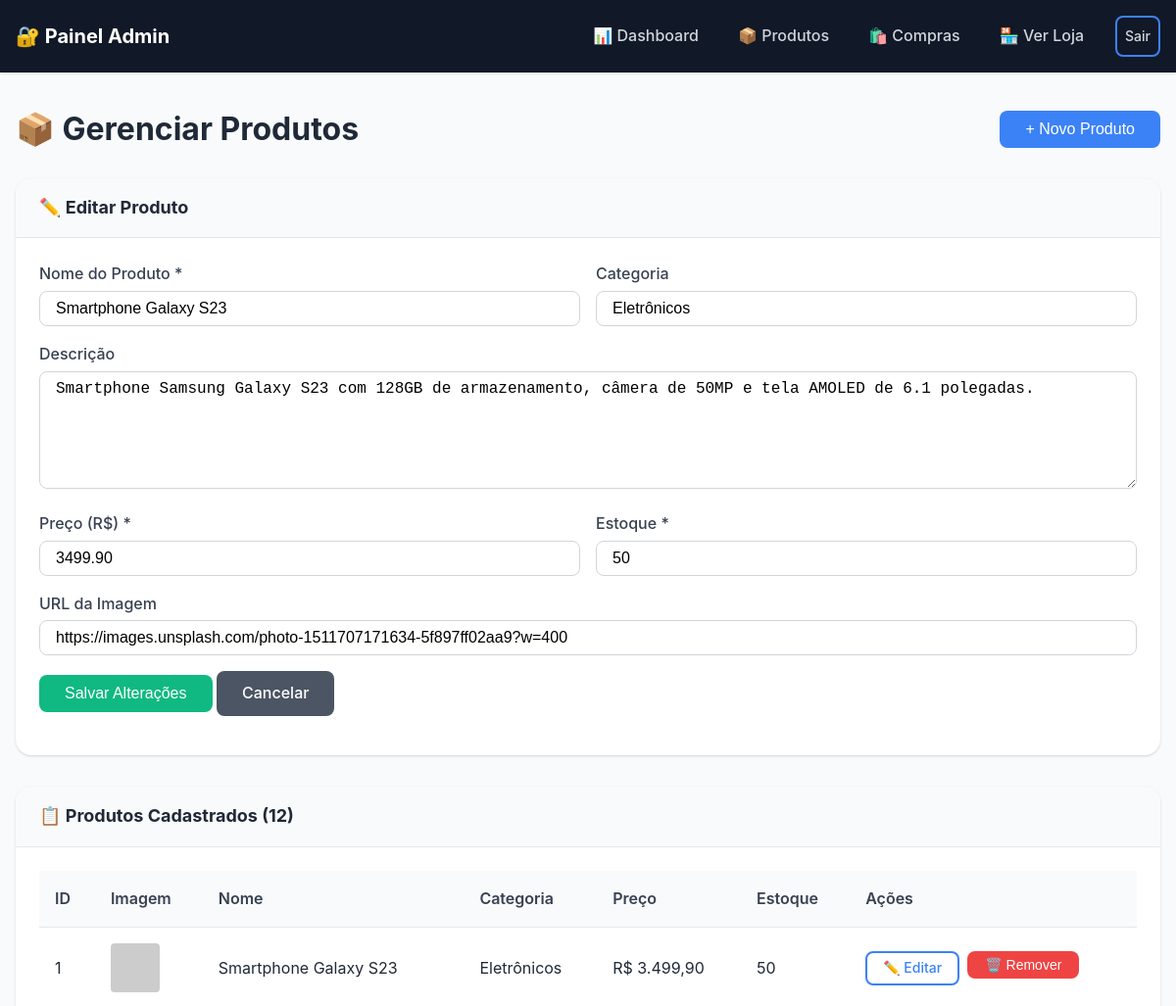
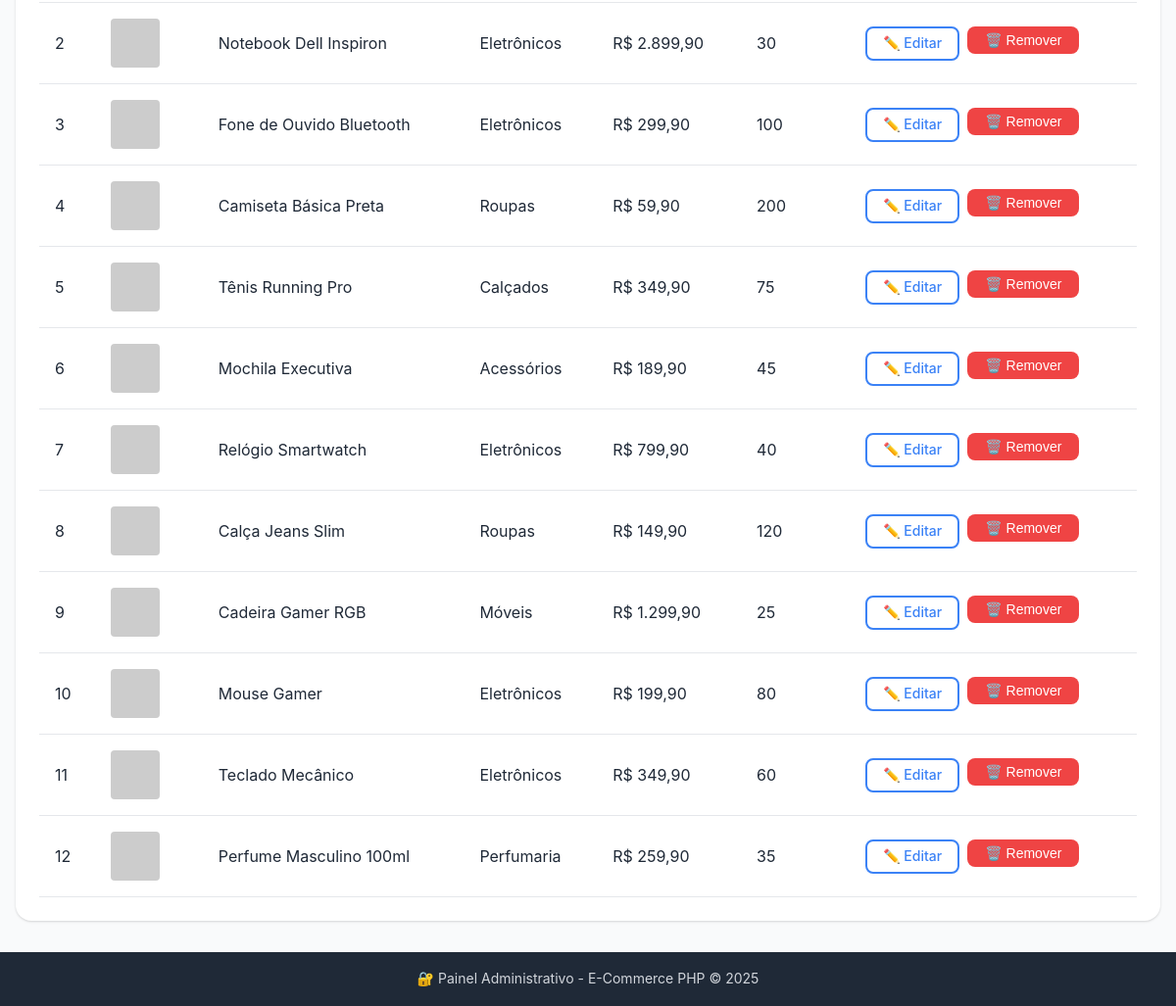
The page /admin/produtos.php?editar=1 (signed in) on the database its author committed (2 pictures, top to bottom).
### tables this page shows
CREATE TABLE IF NOT EXISTS produtos (
    id INT AUTO_INCREMENT PRIMARY KEY,
    nome VARCHAR(200) NOT NULL,
    descricao TEXT,
    preco DECIMAL(10, 2) NOT NULL,
    estoque INT NOT NULL DEFAULT 0,
    categoria VARCHAR(50),
    imagem VARCHAR(500),
    ativo TINYINT(1) DEFAULT 1,
    data_cadastro TIMESTAMP DEFAULT CURRENT_TIMESTAMP,
    INDEX idx_categoria (categoria),
    INDEX idx_ativo (ativo)
);

### includes/functions.php (called while the page is built, shortened)
<?php
function escape($string) {
    return htmlspecialchars($string, ENT_QUOTES, 'UTF-8');
}
function formatMoney($value) {
    return 'R$ ' . number_format($value, 2, ',', '.');
}

### admin/produtos.php (the view, shortened to what this page needs)
<?php
require_once '../includes/functions.php';
$pdo = getConnection();
$editando = false;
$produtoEdit = null;
if (isset($_GET['editar'])) {
    $id = (int) $_GET['editar'];
    $stmt = $pdo->prepare("SELECT * FROM produtos WHERE id = ?");
    $stmt->execute([$id]);
    $produtoEdit = $stmt->fetch();
    if ($produtoEdit) {
        $editando = true;
    }
}
$produtos = $pdo->query("SELECT * FROM produtos WHERE ativo = 1 ORDER BY data_cadastro DESC")->fetchAll();
include 'includes/admin_header.php';
?>
<div class="admin-actions">
    <h1>📦 Gerenciar Produtos</h1>
    <button type="button" class="btn btn-primary" onclick="document.getElementById('formProduto').scrollIntoView({behavior: 'smooth'})">
        + Novo Produto
    </button>
</div>
<div class="card mb-2" id="formProduto">
    <div class="card-header">
        <h3><?php echo $editando ? '✏️ Editar Produto' : '➕ Novo Produto'; ?></h3>
    </div>
    <div class="card-body">
        <form method="POST" action="">
            <div class="form-row">
                <div class="form-group" style="flex: 2;">
                    <label for="nome" class="form-label">Nome do Produto *</label>
                    <input type="text"
                           id="nome"
                           name="nome"
                           class="form-control"
                           value="<?php echo $editando ? escape($produtoEdit['nome']) : ''; ?>"
                           required>
                </div>
                <div class="form-group" style="flex: 1;">
                    <label for="categoria" class="form-label">Categoria</label>
                    <input type="text"
                           id="categoria"
                           name="categoria"
                           class="form-control"
                           list="categorias"
                           value="<?php echo $editando ? escape($produtoEdit['categoria']) : ''; ?>">
                </div>
            </div>
            <div class="form-group">
                <label for="descricao" class="form-label">Descrição</label>
                <textarea id="descricao"
                          name="descricao"
                          class="form-control"
                          rows="3"><?php echo $editando ? escape($produtoEdit['descricao']) : ''; ?></textarea>
            </div>
            <div class="form-row">
                <div class="form-group">
                    <label for="preco" class="form-label">Preço (R$) *</label>
                    <input type="number"
                           id="preco"
                           name="preco"
                           class="form-control"
                           step="0.01"
                           min="0"
                           value="<?php echo $editando ? $produtoEdit['preco'] : ''; ?>"
                           required>
                </div>
                <div class="form-group">
                    <label for="estoque" class="form-label">Estoque *</label>
                    <input type="number"
                           id="estoque"
                           name="estoque"
                           class="form-control"
                           min="0"
                           value="<?php echo $editando ? $produtoEdit['estoque'] : '0'; ?>"
                           required>
                </div>
            </div>
            <div class="form-group">
                <label for="imagem" class="form-label">URL da Imagem</label>
                <input type="url"
                       id="imagem"
                       name="imagem"
                       class="form-control"
                       placeholder="https://exemplo.com/imagem.jpg"
                       value="<?php echo $editando ? escape($produtoEdit['imagem']) : ''; ?>">
            </div>
            <div class="form-group">
                <button type="submit" class="btn btn-success">
                    <?php echo $editando ? 'Salvar Alterações' : 'Cadastrar Produto'; ?>
                </button>
                <?php if ($editando): ?>
                    <a href="produtos.php" class="btn btn-secondary">Cancelar</a>
                <?php endif; ?>
            </div>
        </form>
    </div>
</div>
<div class="card">
    <div class="card-header">
        <h3>📋 Produtos Cadastrados (<?php echo count($produtos); ?>)</h3>
    </div>
    <div class="card-body">
        <?php if (empty($produtos)): ?>
            <p class="text-muted text-center">Nenhum produto cadastrado</p>
        <?php else: ?>
            <div class="table-responsive">
                <table class="table">
                    <thead>
                        <tr>
                            <th>ID</th>
                            <th>Imagem</th>
                            <th>Nome</th>
                            <th>Categoria</th>
                            <th>Preço</th>
                            <th>Estoque</th>
                            <th>Ações</th>
                        </tr>
                    </thead>
                    <tbody>
                        <?php foreach ($produtos as $produto): ?>
                            <tr>
                                <td><?php echo $produto['id']; ?></td>
                                <td>
                                    <img src="<?php echo escape($produto['imagem']); ?>"
                                         alt="<?php echo escape($produto['nome']); ?>"
                                         style="width: 50px; height: 50px; object-fit: cover; border-radius: 4px;"
                                         onerror="this.src='https://via.placeholder.com/50x50?text=Img'">
                                </td>
                                <td><?php echo escape($produto['nome']); ?></td>
                                <td><?php echo escape($produto['categoria']); ?></td>
                                <td><?php echo formatMoney($produto['preco']); ?></td>
                                <td>
                                    <span class="<?php echo $produto['estoque'] < 5 ? ($produto['estoque'] == 0 ? 'text-danger' : 'text-warning') : ''; ?>">
                                        <?php echo $produto['estoque']; ?>
                                    </span>
                                </td>
                                <td>
                                    <div class="table-actions">
                                        <a href="produtos.php?editar=<?php echo $produto['id']; ?>"
                                           class="btn btn-sm btn-outline">
                                            ✏️ Editar
                                        </a>
                                        <form method="POST" style="display: inline;"
                                              onsubmit="return confirm('Tem certeza que deseja remover este produto?')">
                                            <button type="submit" class="btn btn-sm btn-danger">
                                                🗑️ Remover
                                            </button>
                                        </form>
                                    </div>
                                </td>
                            </tr>
                        <?php endforeach; ?>
                    </tbody>
                </table>
            </div>
        <?php endif; ?>
    </div>
</div>
<?php include 'includes/admin_footer.php'; ?>

### css/style.css (style rules this page uses)
:root { --primary-color: #3b82f6; --primary-hover: #2563eb; --secondary-color: #6366f1; --success-color: #10b981; --warning-color: #f59e0b; --danger-color: #ef4444; --info-color: #06b6d4; --white: #ffffff; --gray-50: #f9fafb; --gray-100: #f3f4f6; --gray-200: #e5e7eb; --gray-300: #d1d5db; --gray-400: #9ca3af; --gray-500: #6b7280; --gray-600: #4b5563; --gray-700: #374151; --gray-800: #1f2937; --gray-900: #111827; --font-family: -apple-system, BlinkMacSystemFont, 'Segoe UI', Roboto, Oxygen, Ubuntu, sans-serif; --font-size-xs: 0.75rem; --font-size-sm: 0.875rem; --font-size-base: 1rem; --font-size-lg: 1.125rem; --font-size-xl: 1.25rem; --font-size-2xl: 1.5rem; --font-size-3xl: 1.875rem; --spacing-xs: 0.25rem; --spacing-sm: 0.5rem; --spacing-md: 1rem; --spacing-lg: 1.5rem; --spacing-xl: 2rem; --spacing-2xl: 3rem; --border-radius-sm: 0.25rem; --border-radius: 0.5rem; --border-radius-lg: 1rem; --border-radius-full: 9999px; --shadow-sm: 0 1px 2px 0 rgba(0, 0, 0, 0.05); --shadow: 0 1px 3px 0 rgba(0, 0, 0, 0.1), 0 1px 2px 0 rgba(0, 0, 0, 0.06); --shadow-md: 0 4px 6px -1px rgba(0, 0, 0, 0.1), 0 2px 4px -1px rgba(0, 0, 0, 0.06); --shadow-lg: 0 10px 15px -3px rgba(0, 0, 0, 0.1), 0 4px 6px -2px rgba(0, 0, 0, 0.05); --transition-fast: 150ms ease; --transition: 300ms ease; }
*, *::before, *::after { box-sizing: border-box; margin: 0; padding: 0; }
html { scroll-behavior: smooth; }
body { font-family: var(--font-family); font-size: var(--font-size-base); line-height: 1.6; color: var(--gray-800); background-color: var(--gray-50); min-height: 100vh; display: flex; flex-direction: column; }
img { max-width: 100%; height: auto; display: block; }
a { color: var(--primary-color); text-decoration: none; transition: color var(--transition-fast); }
.btn { display: inline-flex; align-items: center; justify-content: center; gap: var(--spacing-sm); padding: var(--spacing-sm) var(--spacing-lg); font-size: var(--font-size-base); font-weight: 500; border-radius: var(--border-radius); border: 2px solid transparent; cursor: pointer; transition: all var(--transition-fast); text-decoration: none; }
.btn-sm { padding: var(--spacing-xs) var(--spacing-md); font-size: var(--font-size-sm); }
.btn-primary { background: var(--primary-color); color: var(--white); }
.btn-secondary { background: var(--gray-600); color: var(--white); }
.btn-success { background: var(--success-color); color: var(--white); }
.btn-danger { background: var(--danger-color); color: var(--white); }
.btn-outline { background: transparent; border-color: var(--primary-color); color: var(--primary-color); }
.form-group { margin-bottom: var(--spacing-md); }
.form-label { display: block; margin-bottom: var(--spacing-xs); font-weight: 500; color: var(--gray-700); }
.form-control { width: 100%; padding: var(--spacing-sm) var(--spacing-md); font-size: var(--font-size-base); border: 1px solid var(--gray-300); border-radius: var(--border-radius); background: var(--white); transition: border-color var(--transition-fast), box-shadow var(--transition-fast); }
.form-control::placeholder { color: var(--gray-400); }
.form-row { display: grid; grid-template-columns: repeat(auto-fit, minmax(200px, 1fr)); gap: var(--spacing-md); }
textarea.form-control { min-height: 120px; resize: vertical; }
.card { background: var(--white); border-radius: var(--border-radius-lg); box-shadow: var(--shadow); overflow: hidden; }
.card-header { padding: var(--spacing-md) var(--spacing-lg); border-bottom: 1px solid var(--gray-200); background: var(--gray-50); }
.card-header h2, .card-header h3 { margin: 0; font-size: var(--font-size-lg); }
.card-body { padding: var(--spacing-lg); }
.table-responsive { overflow-x: auto; }
.table { width: 100%; border-collapse: collapse; background: var(--white); }
.table th, .table td { padding: var(--spacing-md); text-align: left; border-bottom: 1px solid var(--gray-200); }
.table th { background: var(--gray-50); font-weight: 600; color: var(--gray-700); }
.table-actions { display: flex; gap: var(--spacing-sm); }
.admin-actions { display: flex; justify-content: space-between; align-items: center; margin-bottom: var(--spacing-lg); }
.mb-2 { margin-bottom: var(--spacing-xl); }

### rows shown on the page
produtos: nome "Smartphone Galaxy S23", categoria "Eletrônicos", descricao "Smartphone Samsung Galaxy S23 com 128GB de armazenamento, câmera de 50MP e tela AMOLED de 6.1 polegadas.", preco "3499.90", estoque "50", imagem "https://images.unsplash.com/photo-1511707171634-5f897ff02aa9?w=400", id "1", preco "R$ 3.499,90"
produtos: id "2", nome "Notebook Dell Inspiron", categoria "Eletrônicos", preco "R$ 2.899,90", estoque "30"
produtos: id "3", nome "Fone de Ouvido Bluetooth", categoria "Eletrônicos", preco "R$ 299,90", estoque "100"
produtos: id "4", nome "Camiseta Básica Preta", categoria "Roupas", preco "R$ 59,90", estoque "200"
produtos: id "5", nome "Tênis Running Pro", categoria "Calçados", preco "R$ 349,90", estoque "75"
produtos: id "6", nome "Mochila Executiva", categoria "Acessórios", preco "R$ 189,90", estoque "45"
produtos: id "7", nome "Relógio Smartwatch", categoria "Eletrônicos", preco "R$ 799,90", estoque "40"
produtos: id "8", nome "Calça Jeans Slim", categoria "Roupas", preco "R$ 149,90", estoque "120"
produtos: id "9", nome "Cadeira Gamer RGB", categoria "Móveis", preco "R$ 1.299,90", estoque "25"
produtos: id "10", nome "Mouse Gamer", categoria "Eletrônicos", preco "R$ 199,90", estoque "80"
produtos: id "11", nome "Teclado Mecânico", categoria "Eletrônicos", preco "R$ 349,90", estoque "60"
produtos: id "12", nome "Perfume Masculino 100ml", categoria "Perfumaria", preco "R$ 259,90", estoque "35"

### other values the page prints
count($produtos) "12"
